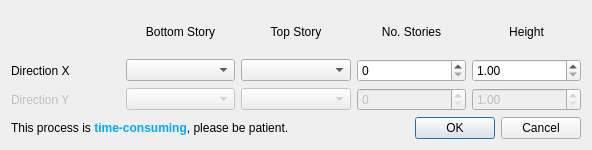
<?xml version="1.0" encoding="UTF-8"?>
<ui version="4.0">
 <class>Dialog</class>
 <widget class="QDialog" name="Dialog">
  <property name="geometry">
   <rect>
    <x>0</x>
    <y>0</y>
    <width>592</width>
    <height>150</height>
   </rect>
  </property>
  <property name="windowTitle">
   <string>Stories properties</string>
  </property>
  <layout class="QVBoxLayout" name="verticalLayout">
   <item>
    <layout class="QGridLayout" name="gridLayout">
     <item row="1" column="1">
      <widget class="QComboBox" name="bot_x_combo"/>
     </item>
     <item row="1" column="4">
      <widget class="QDoubleSpinBox" name="height_x_spinbox">
       <property name="minimum">
        <double>1.000000000000000</double>
       </property>
       <property name="maximum">
        <double>200.000000000000000</double>
       </property>
       <property name="value">
        <double>1.000000000000000</double>
       </property>
      </widget>
     </item>
     <item row="2" column="0">
      <widget class="QLabel" name="label_6">
       <property name="enabled">
        <bool>false</bool>
       </property>
       <property name="text">
        <string>Direction Y</string>
       </property>
      </widget>
     </item>
     <item row="1" column="2">
      <widget class="QComboBox" name="top_x_combo"/>
     </item>
     <item row="0" column="3">
      <widget class="QLabel" name="label_4">
       <property name="text">
        <string>No. Stories</string>
       </property>
       <property name="alignment">
        <set>Qt::AlignCenter</set>
       </property>
      </widget>
     </item>
     <item row="2" column="3">
      <widget class="QSpinBox" name="no_story_y_spinbox">
       <property name="enabled">
        <bool>false</bool>
       </property>
      </widget>
     </item>
     <item row="0" column="4">
      <widget class="QLabel" name="label_5">
       <property name="text">
        <string>Height</string>
       </property>
       <property name="alignment">
        <set>Qt::AlignCenter</set>
       </property>
      </widget>
     </item>
     <item row="2" column="2">
      <widget class="QComboBox" name="top_y_combo">
       <property name="enabled">
        <bool>false</bool>
       </property>
      </widget>
     </item>
     <item row="1" column="0">
      <widget class="QLabel" name="label">
       <property name="layoutDirection">
        <enum>Qt::LeftToRight</enum>
       </property>
       <property name="text">
        <string>Direction X</string>
       </property>
      </widget>
     </item>
     <item row="0" column="1">
      <widget class="QLabel" name="label_2">
       <property name="text">
        <string>Bottom Story</string>
       </property>
       <property name="alignment">
        <set>Qt::AlignCenter</set>
       </property>
      </widget>
     </item>
     <item row="1" column="3">
      <widget class="QSpinBox" name="no_story_x_spinbox"/>
     </item>
     <item row="0" column="2">
      <widget class="QLabel" name="label_3">
       <property name="text">
        <string>Top Story</string>
       </property>
       <property name="alignment">
        <set>Qt::AlignCenter</set>
       </property>
      </widget>
     </item>
     <item row="2" column="4">
      <widget class="QDoubleSpinBox" name="height_y_spinbox">
       <property name="enabled">
        <bool>false</bool>
       </property>
       <property name="minimum">
        <double>1.000000000000000</double>
       </property>
       <property name="maximum">
        <double>200.000000000000000</double>
       </property>
       <property name="value">
        <double>1.000000000000000</double>
       </property>
      </widget>
     </item>
     <item row="2" column="1">
      <widget class="QComboBox" name="bot_y_combo">
       <property name="enabled">
        <bool>false</bool>
       </property>
      </widget>
     </item>
    </layout>
   </item>
   <item>
    <layout class="QHBoxLayout" name="horizontalLayout">
     <item>
      <widget class="QLabel" name="label_7">
       <property name="text">
        <string>&lt;html&gt;&lt;head/&gt;&lt;body&gt;&lt;p&gt;This process is &lt;span style=&quot; font-weight:600; color:#00aaff;&quot;&gt;time-consuming&lt;/span&gt;, please be patient.&lt;/p&gt;&lt;/body&gt;&lt;/html&gt;</string>
       </property>
      </widget>
     </item>
     <item>
      <widget class="QDialogButtonBox" name="buttonBox">
       <property name="orientation">
        <enum>Qt::Horizontal</enum>
       </property>
       <property name="standardButtons">
        <set>QDialogButtonBox::Cancel|QDialogButtonBox::Ok</set>
       </property>
      </widget>
     </item>
    </layout>
   </item>
  </layout>
 </widget>
 <resources/>
 <connections>
  <connection>
   <sender>buttonBox</sender>
   <signal>accepted()</signal>
   <receiver>Dialog</receiver>
   <slot>accept()</slot>
   <hints>
    <hint type="sourcelabel">
     <x>248</x>
     <y>254</y>
    </hint>
    <hint type="destinationlabel">
     <x>157</x>
     <y>274</y>
    </hint>
   </hints>
  </connection>
  <connection>
   <sender>buttonBox</sender>
   <signal>rejected()</signal>
   <receiver>Dialog</receiver>
   <slot>reject()</slot>
   <hints>
    <hint type="sourcelabel">
     <x>316</x>
     <y>260</y>
    </hint>
    <hint type="destinationlabel">
     <x>286</x>
     <y>274</y>
    </hint>
   </hints>
  </connection>
 </connections>
</ui>
